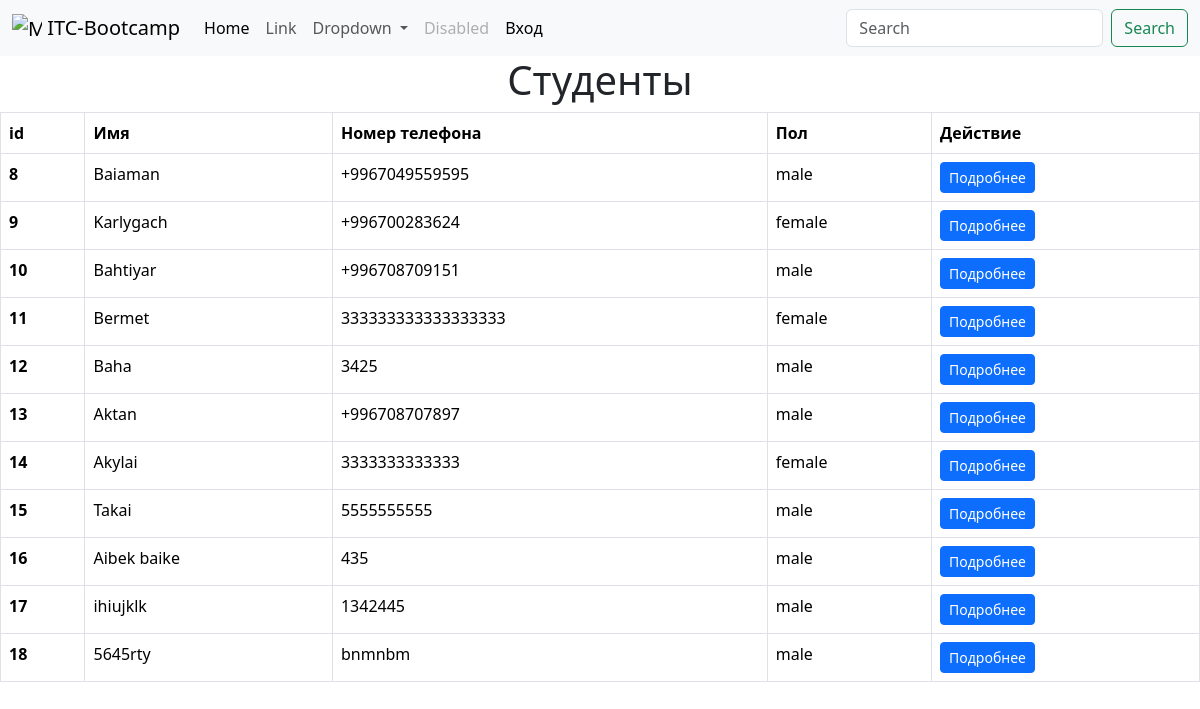
The page /course/students/ on the database its author committed.
### course/models.py (models this page shows, shortened)
class Student(models.Model):
    MALE = 'male'
    FEMALE = 'female'
    GENDER_CHOICES = (
        (MALE, 'Male'),
        (FEMALE, 'Female')
    )
    class Meta:
        verbose_name = 'студент'
        verbose_name_plural = 'студенты'
    name = models.CharField(max_length=200)
    date_of_birth = models.DateField()
    address = models.CharField(max_length=300, null=True, blank=True)
    phone_number = models.CharField(max_length=20)
    gender = models.CharField(choices=GENDER_CHOICES, max_length=6, default=MALE)
    group = models.ForeignKey(Group, on_delete=models.CASCADE, null=True)
    photo = models.ImageField(upload_to='student_list/', null=True, blank=True)
    courses = models.ManyToManyField(Course)
    age = models.PositiveIntegerField(null=True)

### course/views.py (the view)
# urls.py: path('students/', views.student_list, name='student_list'),
def student_list(request):
    students = Student.objects.all()
    my_context = {'students': students}
    return render(request, 'course/students.html', context=my_context)

### course/templates/course/students.html
{% extends 'course/base.html' %}
{% block content %}
    <h1 style="text-align: center;">Студенты</h1>
        <table class="table table-bordered table-hover">
            <thead>
                <tr>
                    <th scope="col">id</th>
                    <th scope="col">Имя</th>
                    <th scope="col">Номер телефона</th>
                    <th scope="col">Пол</th>
                    <th scope="col">Действие</th>
                </tr>
            </thead>
            <tbody>
                {% for student in students %}
                {% if student.gender == "male" %}
                <tr style="background-color: blue;">
                {% else %}
                <tr style="background-color: pink;">
                {% endif %}
                    <th scope="row">{{ student.id }}</th>
                    <td>{{ student.name }}</td>
                    <td>{{ student.phone_number }}</td>
                    <td>{{ student.gender }}</td>
                    <td>
                        <a href="{% url 'student_detail' student.id %}" class='btn btn-primary btn-sm'>Подробнее</a>
                    </td>
                </tr>
                {% endfor %}
            </tbody>
        </table>
{% endblock %}

### rows shown on the page
Student: id "8", name "Baiaman", phone_number "+9967049559595", gender "male"
Student: id "9", name "Karlygach", phone_number "+996700283624", gender "female"
Student: id "10", name "Bahtiyar", phone_number "+996708709151", gender "male"
Student: id "11", name "Bermet", phone_number "333333333333333333", gender "female"
Student: id "12", name "Baha", phone_number "3425", gender "male"
Student: id "13", name "Aktan", phone_number "+996708707897", gender "male"
Student: id "14", name "Akylai", phone_number "3333333333333", gender "female"
Student: id "15", name "Takai", phone_number "5555555555", gender "male"
Student: id "16", name "Aibek baike", phone_number "435", gender "male"
Student: id "17", name "ihiujklk", phone_number "1342445", gender "male"
Student: id "18", name "5645rty", phone_number "bnmnbm", gender "male"
